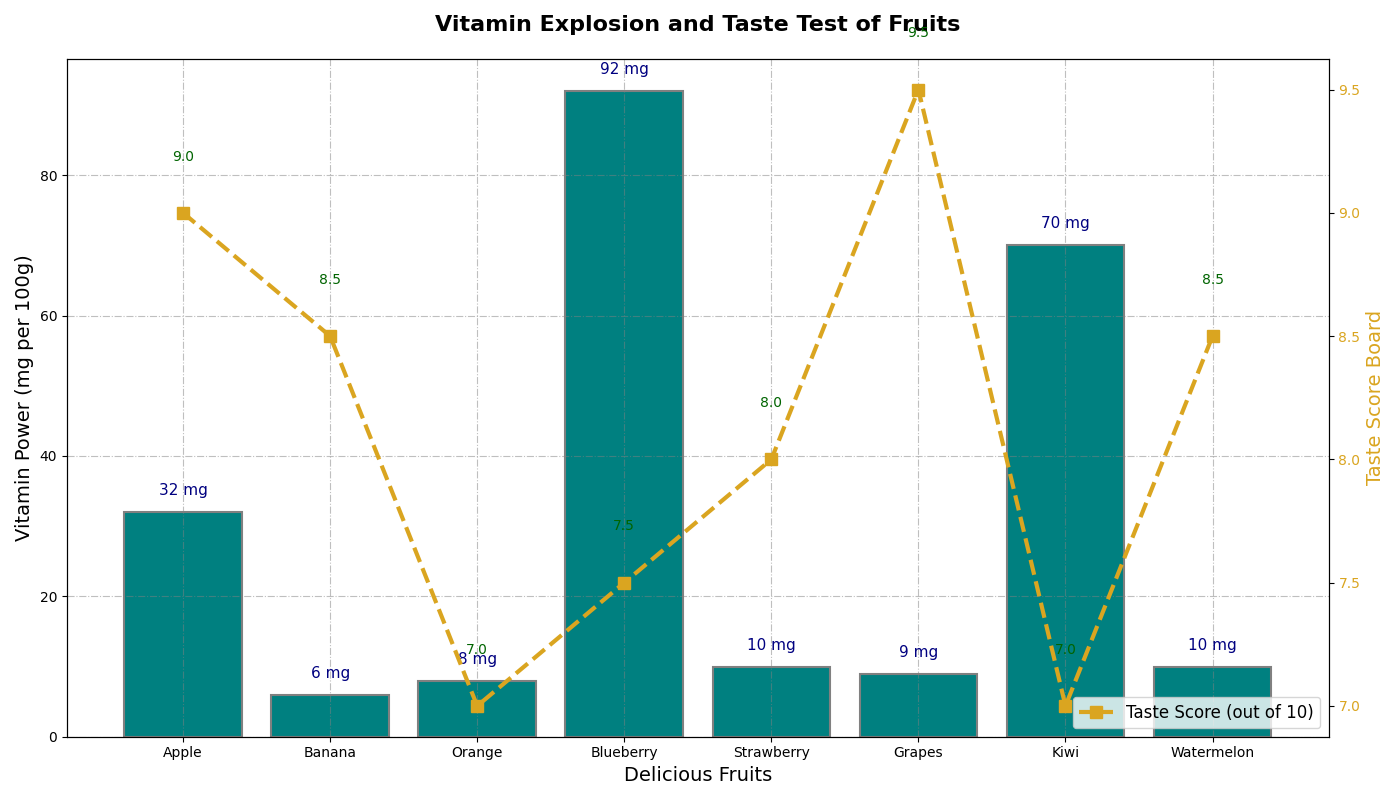

The script that drew this image:
import matplotlib.pyplot as plt

fruits = ["Apple", "Banana", "Orange", "Blueberry", "Strawberry", "Grapes", "Kiwi", "Watermelon"]
vitamin_content = [32, 6, 8, 92, 10, 9, 70, 10]  # Manually shuffled
avg_rating = [9.0, 8.5, 7.0, 7.5, 8.0, 9.5, 7.0, 8.5]  # Manually shuffled

fig, ax1 = plt.subplots(figsize=(14, 8))

bars = ax1.bar(fruits, vitamin_content, color="teal", edgecolor='gray', linewidth=1.5)

for bar in bars:
    yval = bar.get_height()
    ax1.text(bar.get_x() + bar.get_width() / 2, yval + 2, f'{yval} mg', ha='center', va='bottom', color='navy', fontsize=11)

ax1.set_xlabel('Delicious Fruits', fontsize=14)
ax1.set_ylabel('Vitamin Power (mg per 100g)', fontsize=14)
ax1.set_title('Vitamin Explosion and Taste Test of Fruits', fontsize=16, fontweight='bold', pad=20)
ax1.grid(True, linestyle='-.', color='grey', alpha=0.5)

ax2 = ax1.twinx()
ax2.plot(fruits, avg_rating, color="goldenrod", marker='s', linestyle='--', linewidth=3, markersize=8, label='Taste Score (out of 10)')

for i, rating in enumerate(avg_rating):
    ax2.text(i, rating + 0.2, f'{rating}', ha='center', va='bottom', color='darkgreen', fontsize=10)

ax2.set_ylabel('Taste Score Board', fontsize=14, color='goldenrod')
ax2.tick_params(axis='y', labelcolor='goldenrod')

ax2.legend(loc='lower right', fontsize=12)

plt.tight_layout()
plt.show()
